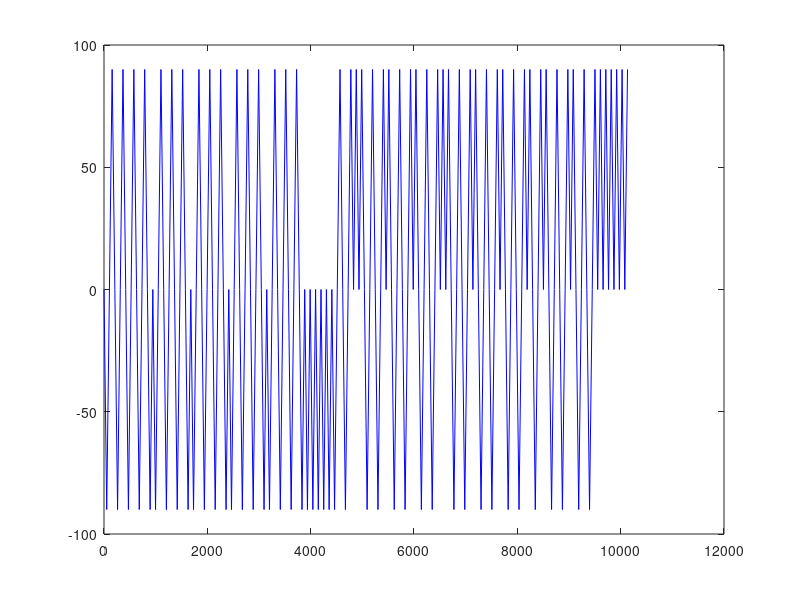

The MATLAB script that drew this image:
x1 = [(-1).^(1:9), (-1).^(1:7), (-1).^(1:7), (-1).^(1:7), (-1).^(1:6), -ones(1,6)];
x1 = [zeros(1,length(x1)); x1];
x1 = reshape(x1, 1, prod(size(x1)));

x2 = [(-1).^(1:4), +ones(1,2)];
x2 = [zeros(1,length(x2)); x2];
x2 = reshape(x2, 1, prod(size(x2)));

x3 = [(-1).^(1:4), 1, (-1).^(1:4), 1, (-1).^(1:4), 1];
x3 = [zeros(1,length(x3)); x3];
x3 = reshape(x3, 1, prod(size(x3)));

x4 = [(-1).^(0:4), (-1).^(0:4), (-1).^(0:4), (-1).^(0:2), (-1).^(0:4)];
x4 = [zeros(1,length(x4)); x4];
x4 = reshape(x4, 1, prod(size(x4)));

x5 = [(-1).^(0:4), ones(1,6)];
x5 = [zeros(1,length(x5)); x5];
x5 = reshape(x5, 1, prod(size(x5)));

x = [x1, x2, x3, x4, x5];

left_count = cumsum(x > 0);
right_count = cumsum(x < 0);

angle = 90 * [x1, x2, x3, x4, x5]; % [deg]
n = length(angle);        
time = 52.5 * (0:(n-1));  % [s]
v_m_s = 8.5227 * 10^(-3); % [m/s]
dist = v_m_s * time;
idx = find(dist > 80.0);
dist(idx) = 80;

% https://stackoverflow.com/questions/58288993/convert-length-of-time-to-minute-format
plot(time,angle,'b');

sprinkler_angle = [time', dist', angle'];
%save("-ascii", "sprinkler_angle");
%sprinkler_angle_csv = {time, dist, angle};
csvwrite("sprinkler_angle.csv", sprinkler_angle)

